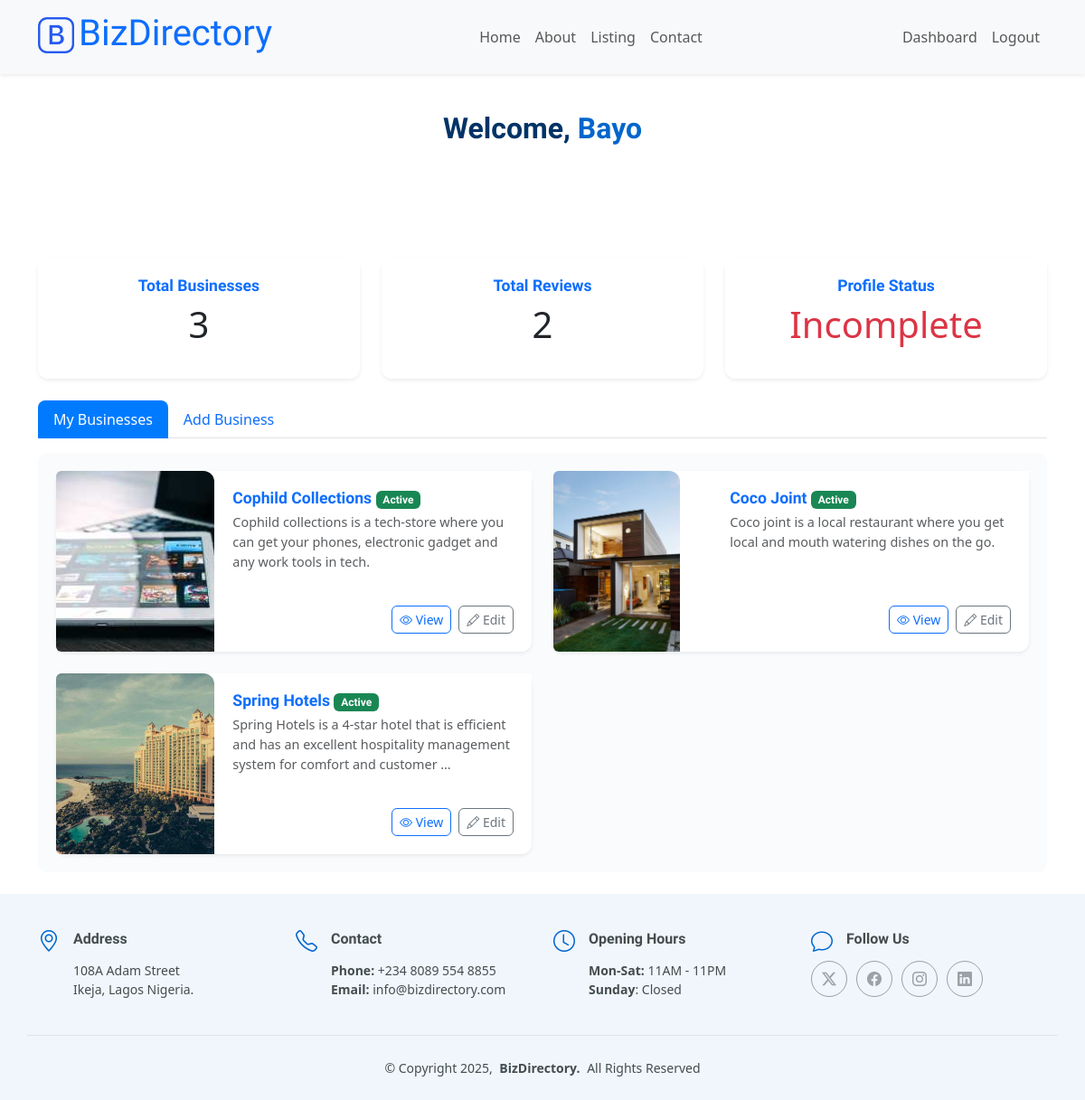
The app's page /bizDir/dashboard/ (signed in) with its own data.
### bizDir/models.py (models this page shows, shortened)
class Business(models.Model):
    STATUS_CHOICES = [
        ('active', 'Active'),
        ('pending', 'Pending'),
        ('inactive', 'Inactive'),
    ]
    name = models.CharField(max_length=200)
    slug = models.SlugField(unique=True, blank=True) # Added this part
    owner = models.ForeignKey(User, on_delete=models.CASCADE, related_name='owned_businesses')
    description = models.TextField()
    address = models.CharField(max_length=255)
    city = models.CharField(max_length=100)
    state = models.CharField(max_length=100)
    country = models.CharField(max_length=100, default='Nigeria')
    phone = models.CharField(max_length=20)
    email = models.EmailField()
    website = models.URLField(blank=True)
    categories = models.ManyToManyField(BusinessCategory, related_name='businesses')
    featured = models.BooleanField(default=False)
    promoted_until = models.DateField(null=True, blank=True) # Added this part
    established_date = models.DateField(null=True, blank=True)
    logo = models.ImageField(upload_to='business_logos/', null=True, blank=True)
    is_active = models.BooleanField(default=True) # Added this part
    views = models.PositiveBigIntegerField(default=0) # Added this part
    status = models.CharField(max_length=10, choices=STATUS_CHOICES, default='pending')

### bizDir/views.py (the view)
# urls.py: path('dashboard/', ownerDashboard, name='owner_dashboard'),
@login_required(login_url='/bizDir/login')
def ownerDashboard(request: HttpRequest):
    user = request.user
    if user.profile.role != 'owner':
        return redirect('homepage')
    businesses = user.owned_businesses.all()
    business_count = businesses.count()
    review_count = Review.objects.filter(business__owner=user).count()
    profile_complete = all([user.first_name, user.email, user.profile.role])
    if request.method == "POST":
        business_form = BusinessForm(request.POST, request.FILES)
        image_form = BusinessImageForm(request.POST, request.FILES)
        hours_form = BusinessHoursForm(request.POST)
        hours_forms = []
        all_hours_valid = True
        for day in range(7):
            form = BusinessHoursForm(request.POST, prefix=f"day_{day}")
            hours_forms.append((calendar.day_name[day], form))
            if not form.is_valid():
                all_hours_valid = False
        if business_form.is_valid() and image_form.is_valid() and all_hours_valid:
            business = form.save(commit=False)
            business.owner = user
            business.save()
            business_form.save_m2m()
            image = image_form.save(commit=False)
            image.business = business
            image.save()
            for _, form in hours_forms:
                hour = hours_form.save(commit=False)
                hour.business = business
                hour.save()
            messages.success(request, "Business added successfully!")
            return redirect("owner_dashboard")
        else:
            messages.error(request, "Please correct the errors below.")
    else:
        business_form = BusinessForm()
        image_form = BusinessImageForm()
        hours_forms = [(calendar.day_name[day], BusinessHoursForm(prefix=f"day_{day}")) for day in range(7)]
    context = {
        "user": user,
        "businesses": businesses,
        "business_form": business_form,
        "image_form": image_form,
        "hours_forms": hours_forms,
        "business_count": business_count,
        "review_count": review_count,
        "profile_complete": profile_complete,
    }
    return render(request, "user/dashboard.html", context)

### bizDir/models.py (called while the page is built)
    def __str__(self):
        return self.name

### bizDir/templates/user/dashboard.html (shortened to what this page needs)
{% extends 'base.html' %}
{% load static %}
{% block content %}
<div class="container py-4">
    <section id="" class="section">
    <div class="container section-title" data-aos="fade-up">
        <div><span>Welcome,</span> <span class="description-title">{{ user.first_name|default:user.username|capfirst }}</span></div>
    </div>
    </section>
    <div class="row mb-4">
        <div class="col-md-4">
            <div class="card shadow-sm text-center">
                <div class="card-body">
                    <h5 class="card-title text-primary">Total Businesses</h5>
                    <p class="display-6">{{ business_count }}</p>
                </div>
            </div>
        </div>
        <div class="col-md-4">
            <div class="card shadow-sm text-center">
                <div class="card-body">
                    <h5 class="card-title text-primary">Total Reviews</h5>
                    <p class="display-6">{{ review_count }}</p>
                </div>
            </div>
        </div>
        <div class="col-md-4">
            <div class="card shadow-sm text-center">
                <div class="card-body">
                    <h5 class="card-title text-primary">Profile Status</h5>
                    <p class="display-6">
                        {% if profile_complete %}<span class="text-success">Complete</span>
                        {% else %}<span class="text-danger">Incomplete</span>{% endif %}
                    </p>
                </div>
            </div>
        </div>
    </div>
    <ul class="nav nav-tabs" id="dashboardTab" role="tablist">
        <li class="nav-item" role="presentation">
            <button class="nav-link active" id="my-businesses-tab" data-bs-toggle="tab" data-bs-target="#my-businesses" type="button" role="tab">My Businesses</button>
        </li>
        <li class="nav-item" role="presentation">
            <button class="nav-link" id="add-business-tab" data-bs-toggle="tab" data-bs-target="#add-business" type="button" role="tab">Add Business</button>
        </li>
    </ul>
    <div class="tab-content mt-3" id="dashboardTabContent">
        <div class="tab-pane fade show active" id="my-businesses" role="tabpanel">
            {% if businesses %}
                <div class="row row-cols-1 row-cols-md-2 g-4">
                    {% for business in businesses %}
                    <div class="col">
                        <div class="card shadow-sm h-100">
                            <div class="row g-0">
                                <div class="col-md-4">
                                    {% if business.logo %}
                                        <img src="{{ business.logo.url }}" alt="{{ business.name }} logo" class="img-fluid rounded-start">
                                    {% else %}
                                        <img src="{% static 'img/default-logo1.png' %}" alt="Default logo" class="img-fluid rounded-start">
                                    {% endif %}
                                </div>
                                <div class="col-md-8">
                                    <div class="card-body d-flex flex-column h-100">
                                        <div>
                                            <h5 class="card-title mb-1 text-primary">
                                                {{ business.name }}
                                                <span class="badge
                                                {% if business.status == 'active' %}bg-success
                                                {% elif business.status == 'pending' %}bg-warning text-dark
                                                {% else %}bg-secondary{% endif %}">
                                                    {{ business.get_status_display }}
                                                </span>
                                            </h5>
                                            <p class="card-text small text-muted mb-2">{{ business.description|truncatewords:20 }}</p>
                                        </div>
                                        <div  class="mt-auto d-flex justify-content-end gap-2">
                                            {% if business.status == 'active' %}
                                            <a href="{% url 'business_detail' slug=business.slug %}" class="btn btn-sm btn-outline-primary">
                                                <i class="bi bi-eye"></i> View
                                            </a>
                                            <a href="{% url 'edit_business' business_id=business.id %}" class="btn btn-sm btn-outline-secondary">
                                                <i class="bi bi-pencil"></i> Edit
                                            </a>
                                            {% else %}
                                            <a href="{% url 'edit_business' business_id=business.id %}" class="btn btn-sm btn-outline-secondary">
                                                <i class="bi bi-pencil"></i> Edit
                                            </a>
                                            {% endif %}
                                        </div>
                                    </div>
                                </div>
                            </div>
                        </div>
                    </div>
                    {% endfor %}
                </div>
            {% else %}
                <p class="text-muted">You have not added any businesses yet.</p>
                <p>Click the "Add Business" tab to get started.</p>
            {% endif %}
        </div>
    </div>
</div>
{% endblock %}

### bizDir/static/assets/css/main.css (style rules this page uses)
:root { --default-font: "Roboto", system-ui, -apple-system, "Segoe UI", Roboto, "Helvetica Neue", Arial, "Noto Sans", "Liberation Sans", sans-serif, "Apple Color Emoji", "Segoe UI Emoji", "Segoe UI Symbol", "Noto Color Emoji"; --heading-font: "Raleway", sans-serif; --nav-font: "Poppins", sans-serif; }
:root { --background-color: #ffffff; --default-color: #444d4d; --heading-color: #003366; --accent-color: #0066cc; --surface-color: #ffffff; --contrast-color: #ffffff; }
:root { --nav-color: rgba(255, 255, 255, 0.7); --nav-hover-color: #ffffff; --nav-mobile-background-color: #ffffff; --nav-dropdown-background-color: #ffffff; --nav-dropdown-color: #444d4d; --nav-dropdown-hover-color: #0066cc; }
:root { scroll-behavior: smooth; }
body { color: var(--default-color); background-color: var(--background-color); font-family: var(--default-font); }
a { color: var(--accent-color); text-decoration: none; transition: 0.3s; }
h1, h2, h3, h4, h5, h6 { color: var(--heading-color); font-family: var(--heading-font); }
section, .section { color: var(--default-color); background-color: var(--background-color); padding: 60px 0; scroll-margin-top: 82px; overflow: clip; }
.section-title { text-align: center; padding-bottom: 60px; position: relative; }
.section-title div { color: var(--heading-color); margin: 10px 0 0 0; font-size: 32px; font-weight: 700; font-family: var(--heading-font); }
.section-title div .description-title { color: var(--accent-color); }

### bizDir/templates/user/dashboard.html (style rules this page uses)
.tab-content { background-color: #f9fbfd; border-radius: 10px; padding: 20px; }
.nav-tabs .nav-link.active { background-color: #007bff; color: white; border-color: transparent; border-radius: 8px 8px 0 0; }
.card { border: none; border-radius: 12px; }
.card-title { font-size: 1.1rem; font-weight: 600; }
.card-text { font-size: 0.9rem; }
.badge { font-size: 0.75rem; }
.card-img-top, .img-fluid { border-top-left-radius: 12px; border-top-right-radius: 12px; object-fit: cover; height: 200px; }
.btn { border-radius: 6px; }
.card-body { background: white; border-radius: 0 0 12px 12px; padding: 20px; }

### bizDir/templates/base.html (style rules this page uses)
body { padding-top: 0; }

### records on screen
Business: logo (picture), name "Cophild Collections", status "Active", description "Cophild collections is a tech-store where you can get your phones, electronic gadget and any work tools in tech.", shows "View"
Business: logo (picture), name "Coco Joint", status "Active", description "Coco joint is a local restaurant where you get local and mouth watering dishes on the go.", shows "View"
Business: logo (picture), name "Spring Hotels", status "Active", description "Spring Hotels is a 4-star hotel that is efficient and has an excellent hospitality management system for comfort and customer …", shows "View"

### other values on screen
{{ user.first_name|default:user.username|capfirst }} "Bayo"
{{ business_count }} "3"
{{ review_count }} "2"
